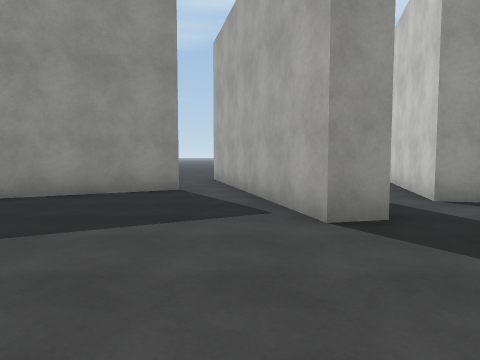
View 1 (above)

24 first-person views from a walk through a Unity game level. The camera is 1.4 m above the floor, tilts 4° down and sees 70° across. The floor is counted in squares, 2 m on a side. Each view is taken from the middle of a square. On the plan, view 1 faces up. The plan holds only what a view shows up to about 11 squares ahead; the rest is blank. The place goes on beyond the plan. The player character is not drawn. Some animated figures are not drawn. Some surface patterns are stand-ins.

View 2
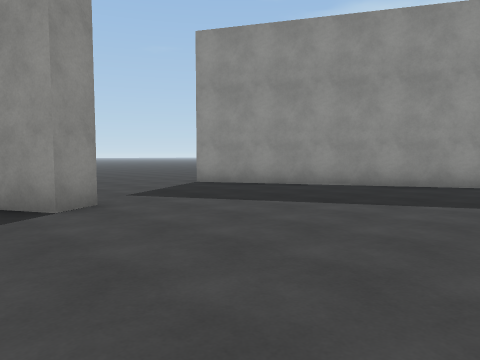

View 3
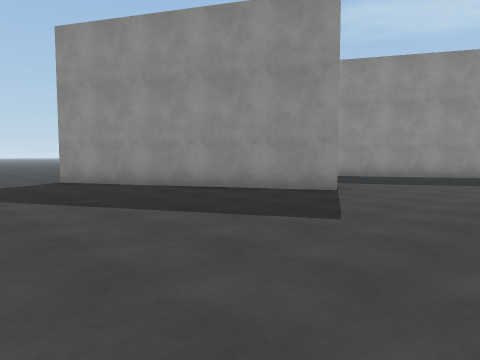

View 4
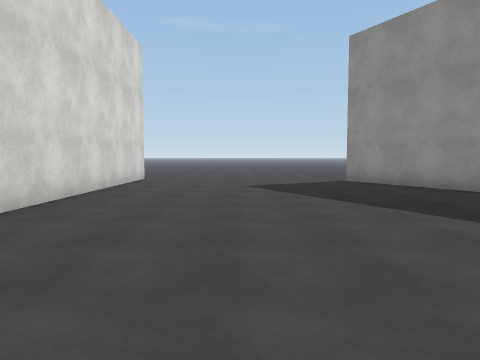

View 5
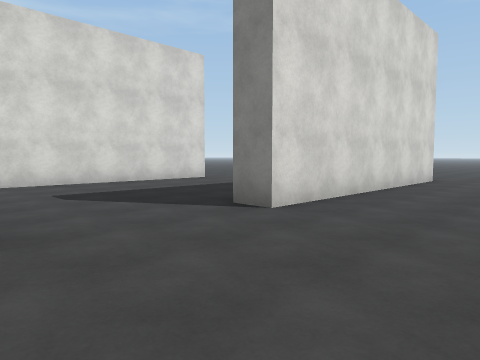

View 6
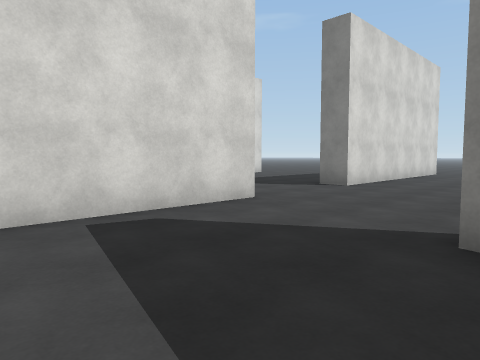

View 7
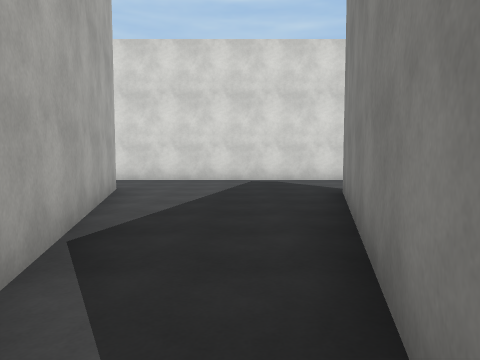

View 8
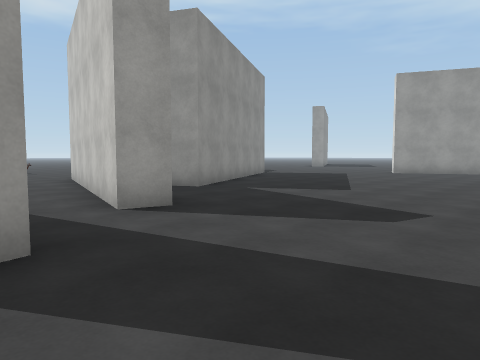

View 9
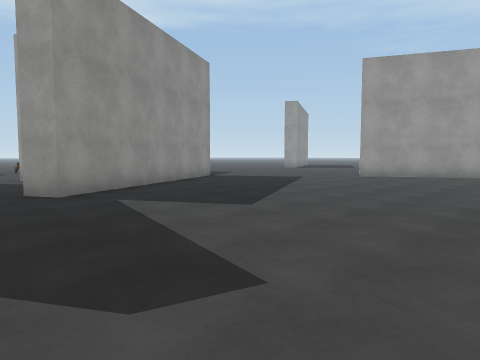

View 10
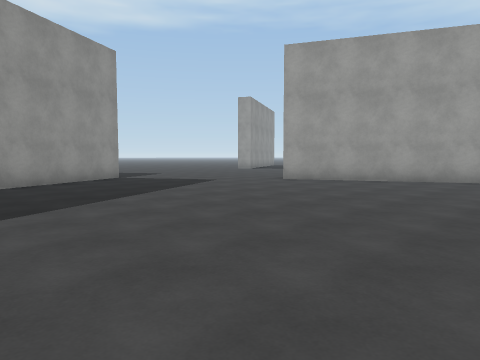

View 11
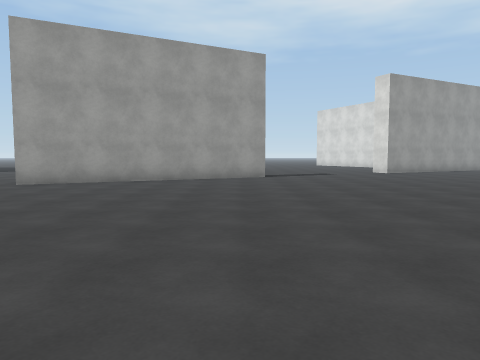

View 12
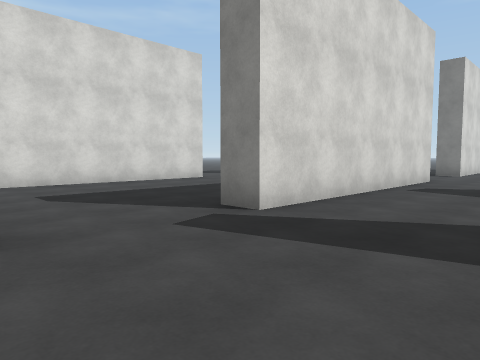

View 13
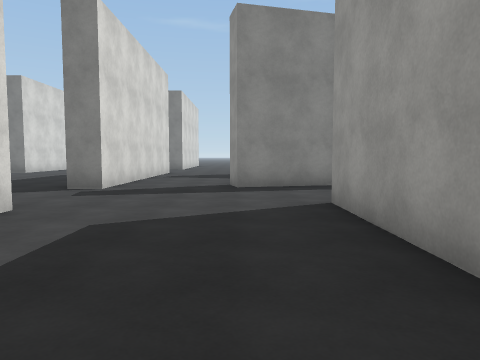

View 14
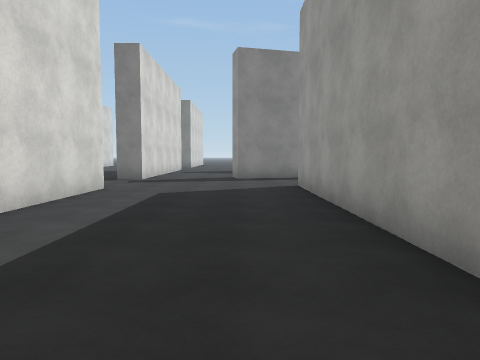

View 15
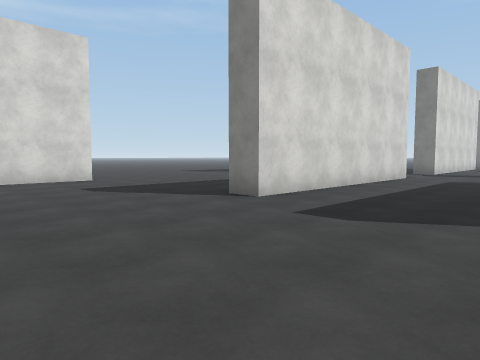

View 16
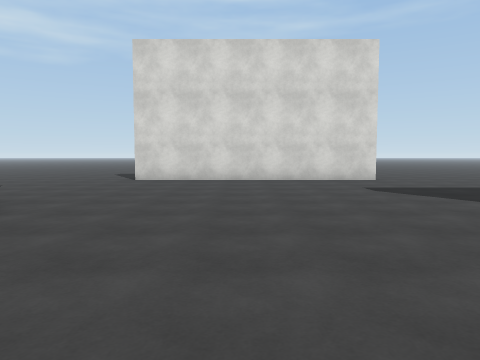

View 17
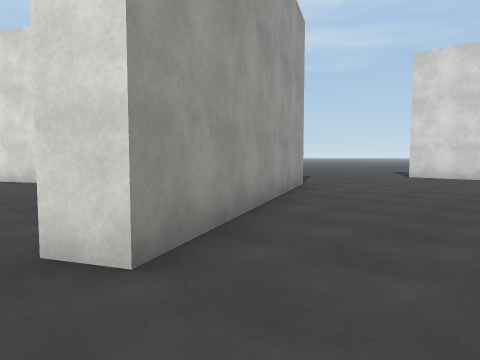

View 18
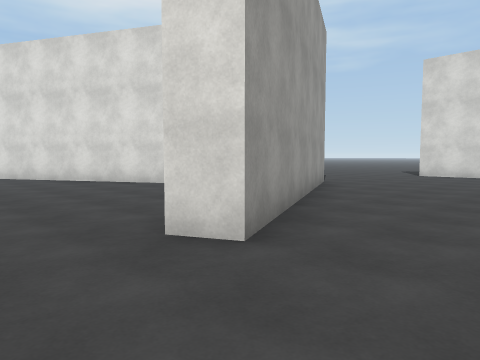

View 19
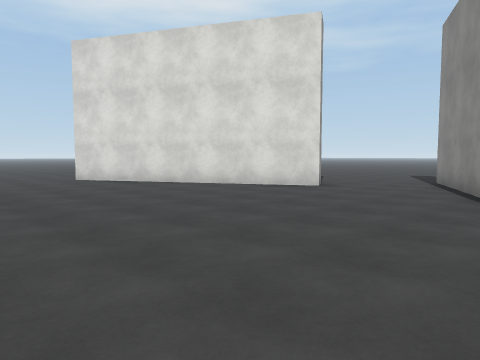

View 20
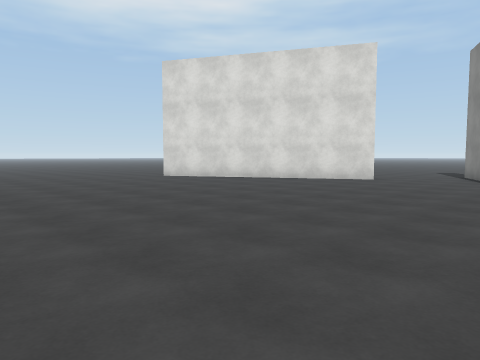

View 21
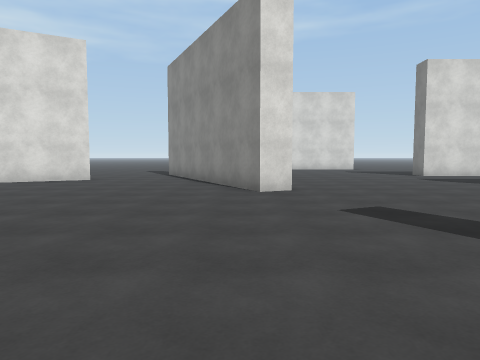

View 22
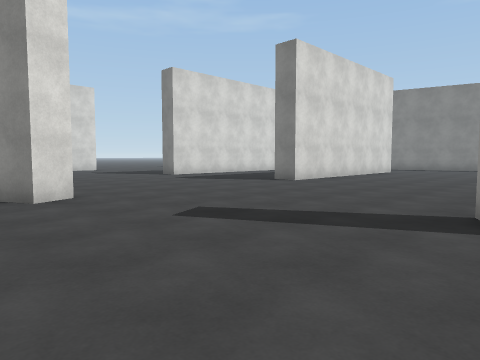

View 23
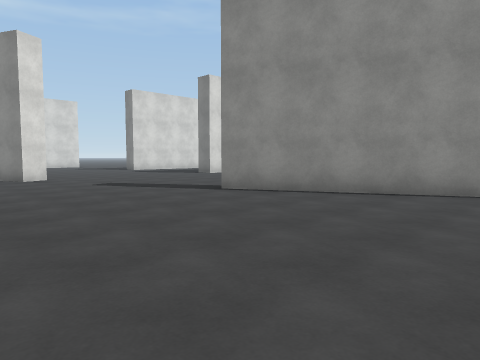

View 24
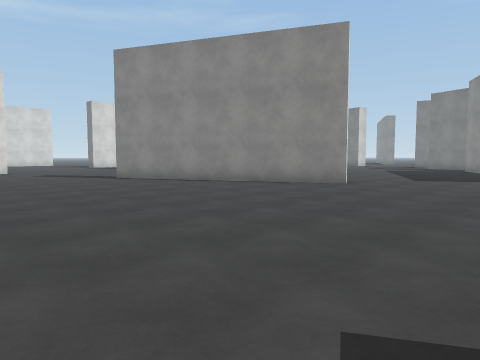

### Floor plan
Points are (right, up) in squares from view 1. A wall is a line through its corners. A room is listed if a view was taken in it or the views show most of it. See-through windows are left out.
Room 1 (views 1, 2, 3, 4, 5, 6)
walls: (-4.9, 0) (-4.5, -0.6) (-10.8, -4); (-1.4, -9.9) (3.5, -9.9); (1.6, -0.6) (0, -6.7); (0.9, 3.5) (-0.1, 7.5); (4.6, -7.2) (3.2, -1.6); (-11.6, -9.9) (-4.6, -9.9); (-1.2, 7.1) (-7.5, 3.7)
ways out: opening at (-12.5, -10) to room 2; opening at (-2.5, -8.8) to room 2; opening at (0.5, 1.2) to room 2; opening at (3.5, -8.5) to room 2; opening at (-5.7, 2); opening at (-1, 7)
Room 2 (views 7, 8, 9, 10, 11, 12, 13, 14, 15, 16, 17, 18, 19, 20, 21, 22, 23, 24)
walls: (18.1, 0.8) (15.3, 6.5); (14.1, -5.6) (7.9, -5.6); (13.2, -4.9) (14.9, -4.9) (14.9, -5.6); (16, 6.8) (19.1, 0.4); (24, -11.3) (20.9, -5) (21.6, -4.7) (24.7, -11); (26.7, -8.7) (26.4, -8) (32.6, -4.7); (8.5, -9.9) (15.6, -9.9) (15.6, -10.8); (16, -16) (23.1, -16); (4.8, -4.7) (5.4, -7.1) (4.6, -7.2); (12, 10.6) (5.9, 7.2) (5.5, 7.9); (3.5, -9.9) (5.7, -9.9) (5.7, -10.8); (3.8, 5.1) (3, 5.3) (3.6, 7.5); (1.7, 3.7) (0.9, 3.5); (2.4, -16) (7.5, -16); (-4.6, -9.9) (-4.6, -10.8); (-7.6, -16) (-2.5, -16)
ways out: opening at (-12.5, -10) to room 1; opening at (-2.5, -8.8) to room 1; opening at (0.5, 1.2) to room 1; opening at (3.5, -8.5) to room 1; opening at (2.5, 6.5)

Positions as (right, up) in squares from view 1, and headings:
1: (0, 0), facing up
2: (0, -2), facing up-left
3: (-1, -7), facing up-left
4: (-1, -7), facing left
5: (-1, -7), facing down-left
6: (3, -6), facing down-left
7: (2, 0), facing down
8: (1, 1), facing up-right
9: (4, 1), facing up-right
10: (7, 0), facing up-right
11: (7, 1), facing right
12: (9, -7), facing down-left
13: (13, -7), facing left
14: (16, -7), facing left
15: (20, -6), facing down-left
16: (20, -6), facing down
17: (19, -4), facing down-right
18: (19, -3), facing down-right
19: (22, -1), facing down-right
20: (22, 2), facing down-right
21: (22, 2), facing down
22: (23, 1), facing down-left
23: (24, 6), facing down-left
24: (24, 11), facing down-left
